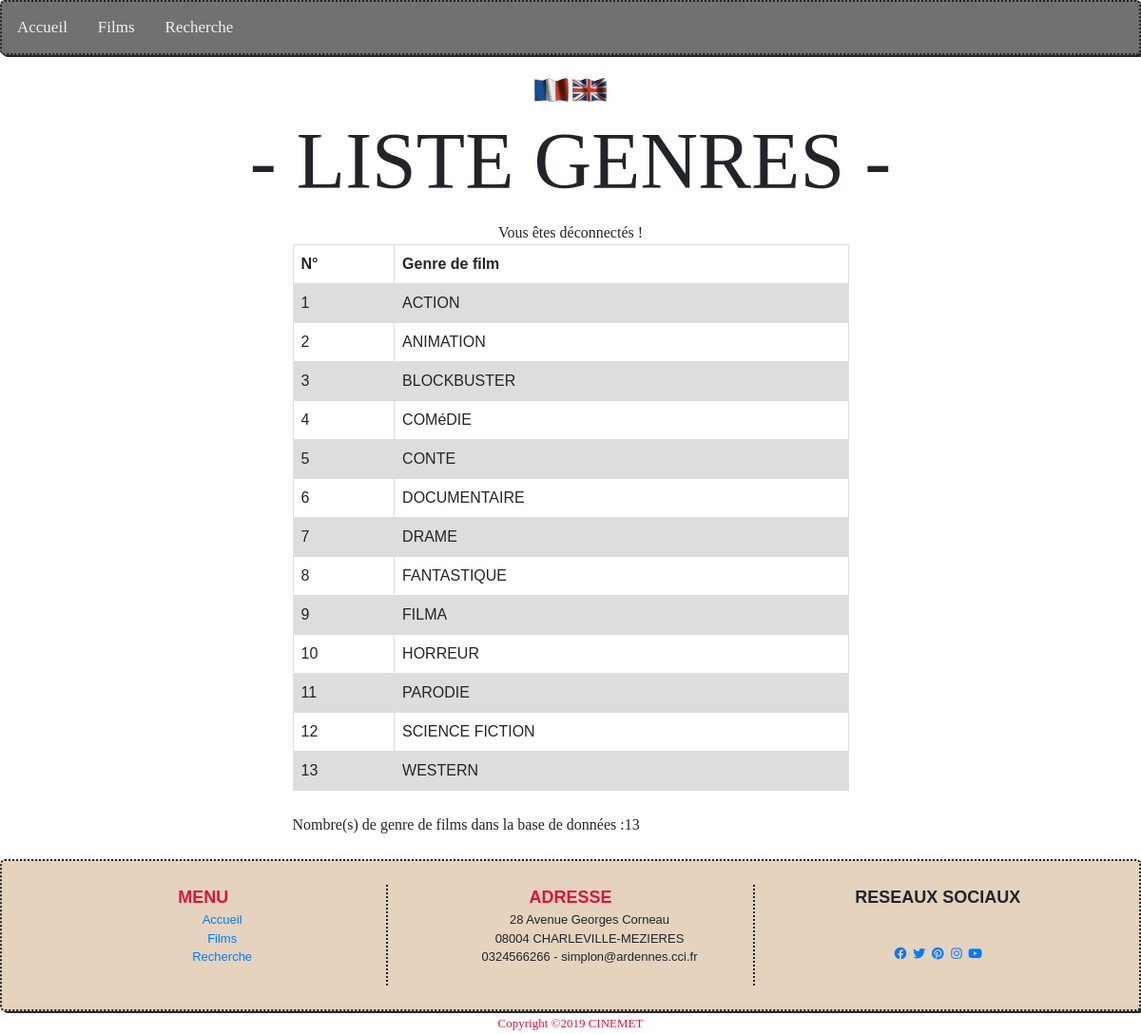
Screenshot of /liste_genres.php with the database file from the repository.
### tables this page shows
CREATE TABLE IF NOT EXISTS `genre` (
  `id_genre` int(11) NOT NULL AUTO_INCREMENT,
  `description` varchar(250) NOT NULL,
  KEY `id_genre` (`id_genre`)
);

### liste_genres.php (the view, shortened to what this page needs)
<!DOCTYPE html>
<html>
<head>
    <link rel="stylesheet" href="connexion.css">
    <link rel="stylesheet" href="style/form.css">
    <link rel="stylesheet" href="style/styla.css">
    <link rel="stylesheet" href="https://stackpath.bootstrapcdn.com/bootstrap/4.3.1/css/bootstrap.min.css">
</head>
<body>
  <?php include('headera.php'); ?>
  <div class="titre">- LISTE GENRES -</div>
  <div align="center">
    <?php
        if (isset($_SESSION['nom']))
            {
                echo "Vous êtes «".$_SESSION['nom']."»<br>";
            }else{
                echo "Vous êtes déconnectés !";
            }
    ?>
  </div>
    <div class="row">
        <div class="col-md-3"></div>
        <div class="col-md-6">
            <?php
                include ('bdd_connect.php');
                $i=0;
                $sql = "SELECT * FROM genre ORDER BY description ASC";?>
                <table>
                    <tr>
                        <th>N°</th>
                        <th>Genre de film</th>
                    </tr>
                    <tr>
                        <?php foreach ($conn->query($sql) as $row){
                        $i++;
                        ?>
                        <td  align="center">
                            <?php echo $i;?>
                        </td>
                        <td>
                            <?php echo strtoupper($row['description']);?>
                        </td>
                    </tr>
                    <?php
                    }
                    ?>
                </table>
                    <br>Nombre(s) de genre de films dans la base de données :<?php echo $i."<br><br>";
                    ?>
        </div><br><br>
        <div class="col-md-3"></div>
    </div>
    <?php include('fotera.php'); ?>
</body>
</html>

### INSCR/connexion.css (style rules this page uses)
body { font-family: "Raleway", Arial, Helvetica, sans-serif; margin: 0; padding: 0; }

### style/form.css (style rules this page uses)
* { box-sizing: border-box; }
.row:after { content: ""; display: table; clear: both; }

### style/styla.css (style rules this page uses)
.titre { font-family: charposh; font-size:7vw; text-align: center; }

### style/footer.css (style rules this page uses)
body { padding: 0; margin: 0; font-family: Verdana; }

### liste_genres.php (style rules this page uses)
table { font-family: arial, sans-serif; border-collapse: collapse; width: 100%; }
td, th { border: 1px solid #dddddd; text-align: left; padding: 8px; }
tr:nth-child(even) { background-color: #dddddd; }

### rows the page displays
genre: description "ACTION"
genre: description "ANIMATION"
genre: description "BLOCKBUSTER"
genre: description "COMéDIE"
genre: description "CONTE"
genre: description "DOCUMENTAIRE"
genre: description "DRAME"
genre: description "FANTASTIQUE"
genre: description "FILMA"
genre: description "HORREUR"
genre: description "PARODIE"
genre: description "SCIENCE FICTION"
genre: description "WESTERN"

### other values shown
$i "13"
